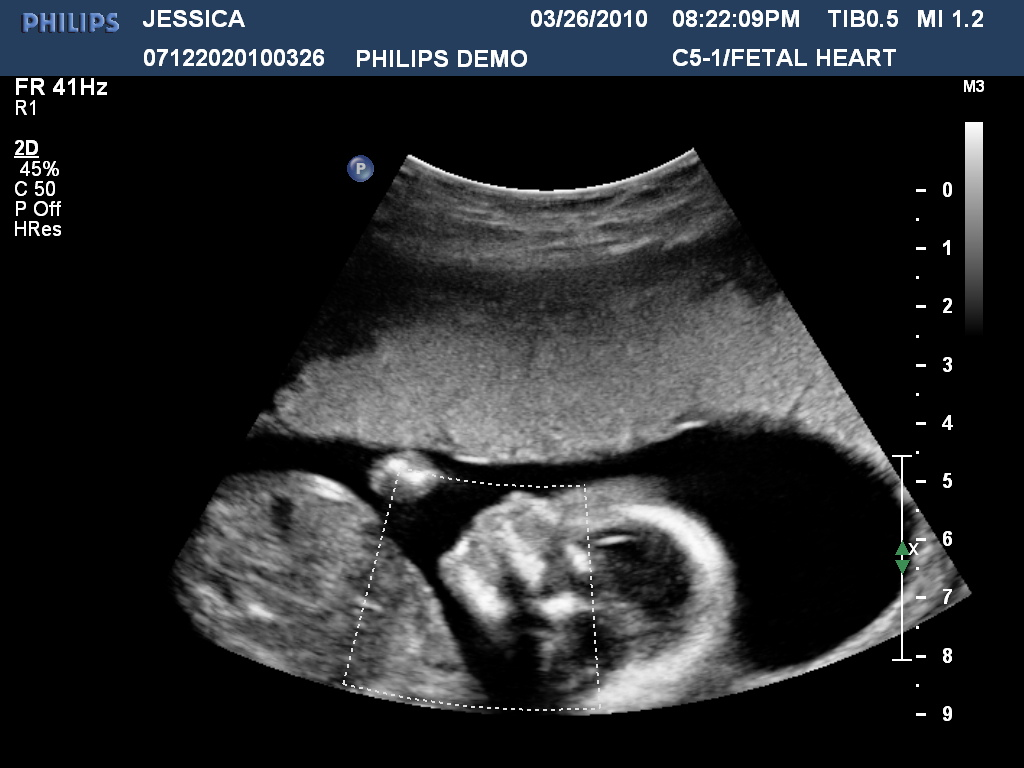
#> input picture ultrasound2.jpg, 1024 x 768 px
$ python ocr_anon_tesseract.py ultrasound2.jpg
#> lines starting #> are read from the running program, lines starting #| are printed output that depends on the picture; after the words box and inside, x2 and y2 are one past the last pixel; in counts of white or black regions, pixels touching at a corner belong together
#-----------------------------------------------------------------------------------------------------------------
# ocr_anon_tesseract.py
# Joe Murray 5/13/2023
# Anonymizes an image file by searching for sensitive text, and redacting that text from the "burned-in" pixel data.
# Useful for removing protected healthcare information (PHI) from radiology/cardiology images so they can be used to
# train AI models without disclosing HIPAA-protected patient information.
#
# takes arguments - one or more text strings followed by a jpg file.  Uses tesseract optical character recognition to scan
# the jpg file for the text string(s).  If it finds the text string in the image, it blocks it out by drawing a
# solid box over the text pixel area, and creates a new output.jpg file
# tesseract doesn't do well with strings with a space, because it tokenizes words assembled by letters that are separated by spaces
#
# If you want to find "JOHN SMITH":
#    do this:  $ python ocr_anon_tesseract.py "JOHN" "SMITH" image.jpg
#    not this: $ python ocr_anon_tesseract.py "JOHN SMITH" image.jpg
#
# Future improvements:
# - add the ability to fail or proceed based on low-probability matches from the OCR scan (need data to test)
# - any improvements to better integrate with DICOM file formats/transfer syntaxes directly for medical imaging workflows
# - deal with multibyte character sets, non-english, serif fonts, rotation, sideways text
#--------------------------------------------------------------------------------------------------------------------
import cv2
import sys
import os
import pytesseract
import pandas
import numpy as np

def main():
    # Get the text strings and image file name from the command line arguments.
    text_strings = sys.argv[1:-1]
    image_file = sys.argv[-1]

    # Set the Tesseract OCR command path based on the operating system
    pytesseract.pytesseract.tesseract_cmd = r'C:\Program Files\Tesseract-OCR\tesseract.exe' if os.name == 'nt' else '/usr/bin/tesseract'

    # Load the image file.
    image = cv2.imread(image_file)
#> image is the input picture: shape (768, 1024, 3); mean B, G, R 43.7, 41, 38.7

    # Convert the image to grayscale.
    gray = cv2.cvtColor(image, cv2.COLOR_BGR2GRAY)
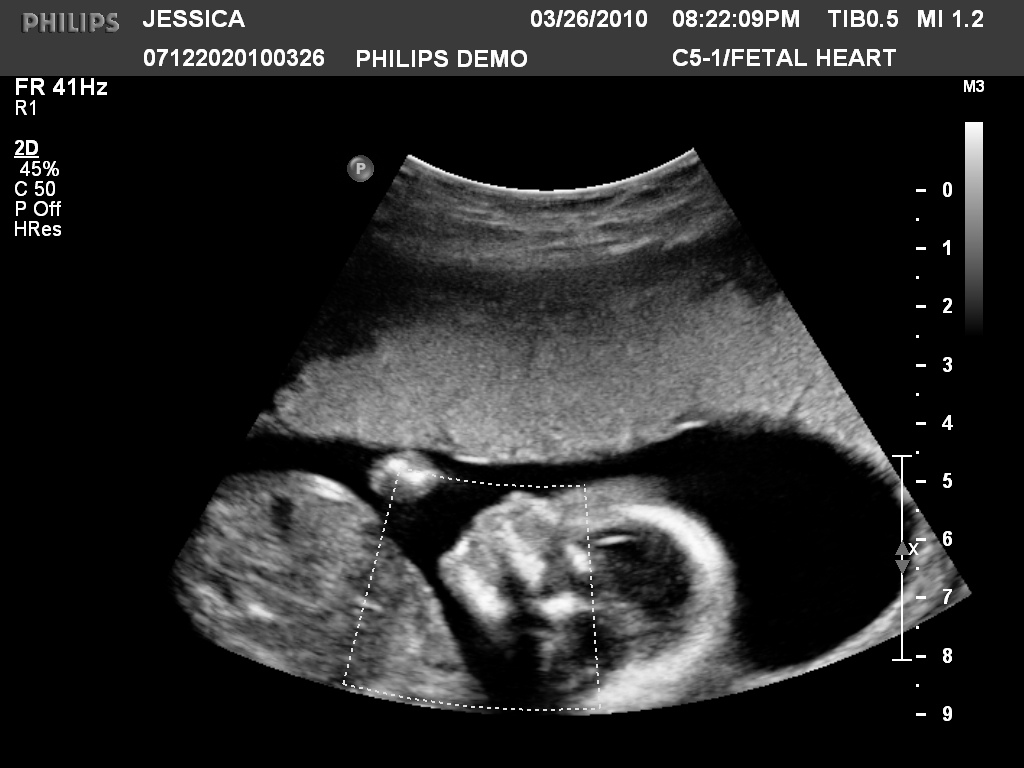
#> gray: shape (768, 1024); min 0, max 255, mean 40.6

    # necessary for color images
    threshold_img = cv2.threshold(gray, 0, 255, cv2.THRESH_BINARY | cv2.THRESH_OTSU)[1]
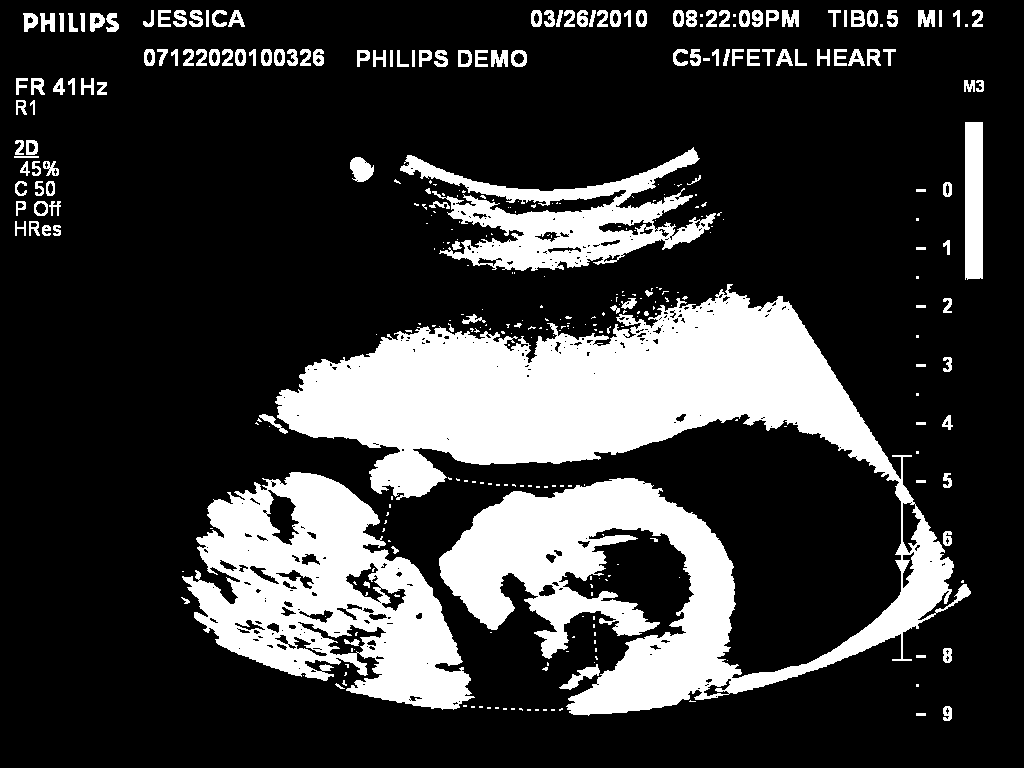
#> threshold_img: shape (768, 1024); 22.6% white; 357 white regions (210 under 20 px), largest, box (x1, y1, x2, y2) and area: (275, 284, 971, 716) 109259, (182, 472, 475, 710) 35397, (400, 147, 716, 271) 14250

    df = pytesseract.image_to_data(threshold_img, lang="eng", config="--oem 3 --psm 6", output_type=pytesseract.Output.DATAFRAME)

    # Color
    red = (0, 0, 255)

    # print(df.keys())
    # print(df)

    count=0

    # For in all found texts
    for i in range(len(df['text'])):

      # If it finds the text string it will print the coordinates, and draw a rectangle around the word
      for text_string in text_strings:

        if text_string.lower() in str(df['text'][i]).lower():
          count += 1
          # [8 lines of commented-out code are left out]
          cv2.rectangle(image, (df['left'][i], df['top'][i]), (df['left'][i]+df['width'][i], df['top'][i]+df['height'][i]), (0, 0, 0), -1)

          print("The text string:", text_string, "was found in the image file.")


    if (count > 0):
      # Split the filename into the name and extension
      f_name, f_extension = os.path.splitext(image_file)

      # Create the output file
      output_filename = f_name + "_anon" + f_extension

      # create a new jpg output file
      cv2.imwrite(output_filename, image)

if __name__ == "__main__":
    main()
#> (the call stopped at in main, `df = pytesseract.image_to_data(threshold_img, lang="eng", config="--oe..`: pytesseract is not available in this run)
